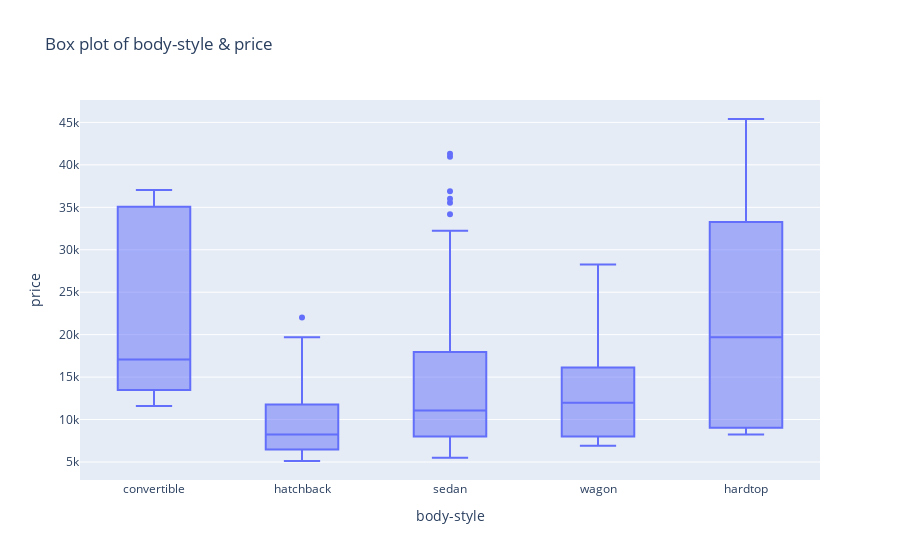

Notebook code for this chart:
### Code cell
fig = px.box(df, x="body-style", y="price", 
             title="Box plot of body-style & price",
             hover_data=["price"] # add day column to hover data
            )
fig.show()

### Figure 1 — Plotly figure (JSON) as saved in the notebook; plotly's stock layout.template omitted (floating-point values rounded to 4 significant figures; data arrays with more than 128 entries replaced by an {"elided": "..."} marker saying what was removed)
{"data": [{"alignmentgroup": "True", "hovertemplate": "body-style=%{x}<br>price=%{y}<extra></extra>", "legendgroup": "", "marker": {"color": "#636efa"}, "name": "", "notched": false, "offsetgroup": "", "orientation": "v", "showlegend": false, "type": "box", "x": {"elided": "195 str values"}, "x0": " ", "xaxis": "x", "y": {"elided": "195 int values"}, "y0": " ", "yaxis": "y"}], "layout": {"boxmode": "group", "legend": {"tracegroupgap": 0}, "title": {"text": "Box plot of body-style & price"}, "xaxis": {"anchor": "y", "domain": [0, 1], "title": {"text": "body-style"}}, "yaxis": {"anchor": "x", "domain": [0, 1], "title": {"text": "price"}}}}
